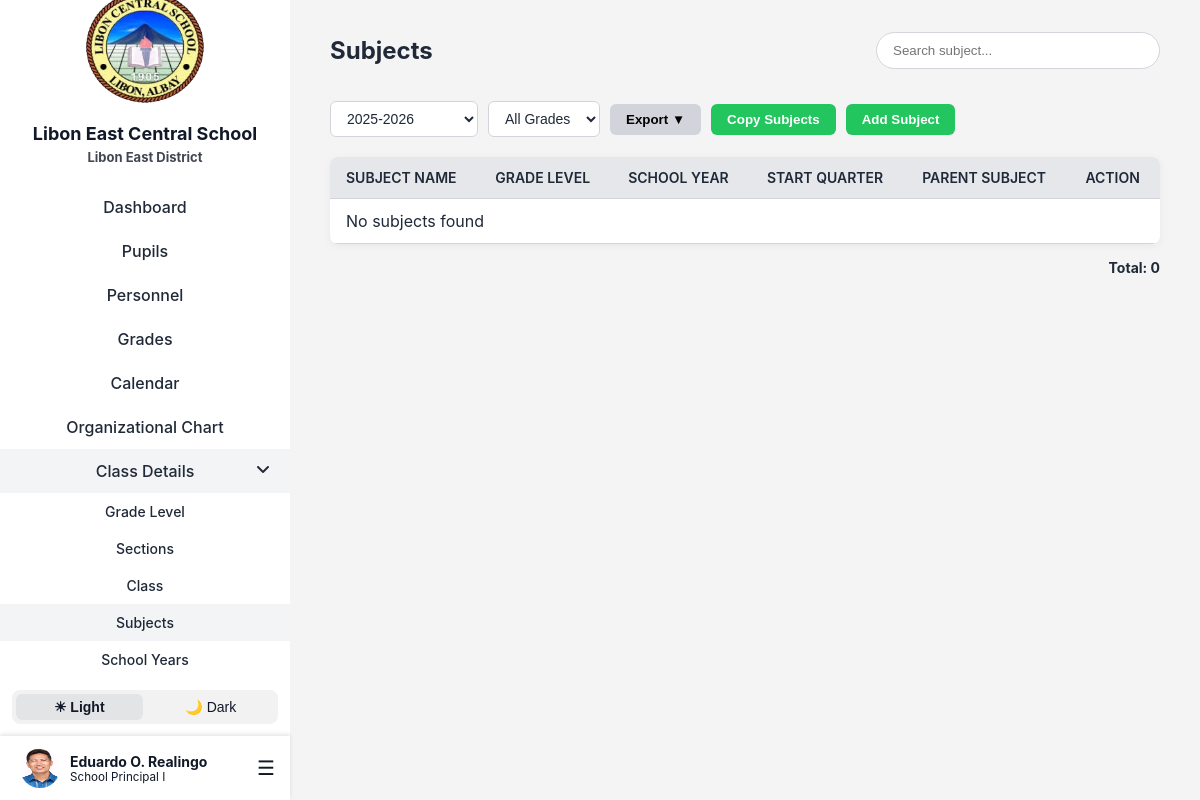
The page /Landing/Login/Page/adminSubjects.php (signed in) on the database its author committed.
### tables this page shows
CREATE TABLE `teachers` (
  `teacher_id` int(11) NOT NULL,
  `first_name` varchar(100) DEFAULT NULL,
  `middle_name` varchar(100) DEFAULT NULL,
  `last_name` varchar(100) DEFAULT NULL,
  `employee_no` varchar(20) DEFAULT NULL,
  `email` varchar(100) DEFAULT NULL,
  `password` varchar(255) DEFAULT NULL,
  `gender` enum('Male','Female','Other') DEFAULT NULL,
  `birthdate` date DEFAULT NULL,
  `age` int(11) DEFAULT NULL,
  `contact_no` varchar(20) DEFAULT NULL,
  `house_no_street` varchar(255) DEFAULT NULL,
  `barangay` varchar(255) DEFAULT NULL,
  `municipality` varchar(255) DEFAULT NULL,
  `province` varchar(255) DEFAULT NULL,
  `position` varchar(255) NOT NULL,
  `image` varchar(255) NOT NULL DEFAULT 'teacher.png',
  `user_type` char(1) NOT NULL DEFAULT 't' COMMENT 'a - admin\r\nt- teacher\r\nn- non-teaching',
  `user_status` char(1) NOT NULL DEFAULT 'a' COMMENT 'a - active\r\ni - inactive',
  `created_at` datetime DEFAULT current_timestamp(),
  `updated_at` datetime DEFAULT current_timestamp() ON UPDATE current_timestamp(),
  `created_by` int(11) DEFAULT NULL,
  `updated_by` int(11) DEFAULT NULL
);

### Landing/Login/Page/adminSubjects.php (the view, shortened to what this page needs)
<?php
include 'lecs_db.php';
$sy_res = $conn->query("SELECT * FROM school_years ORDER BY start_date DESC");
$school_years = $sy_res->fetch_all(MYSQLI_ASSOC);
if (!isset($_GET['sy_id']) && !empty($school_years)) {
    $current_sy = $school_years[0]['sy_id'];
} else {
    $current_sy = $_GET['sy_id'] ?? '';
}
?>
<!DOCTYPE html>
<html lang="en">
<head>
    <link rel="stylesheet" href="css/adminSubjects.css">
    <link rel="stylesheet" href="css/sidebar.css">
</head>
<body>
<div class="container">
<?php include 'sidebar.php'; ?>
<div class="main-content">
    <div class="header">
      <h1>Subjects</h1>
      <form method="GET" id="searchForm" style="margin:0;">
        <input type="text" name="search" placeholder="Search subject..."
          value="<?php echo isset($_GET['search']) ? htmlspecialchars($_GET['search']) : ''; ?>">
      </form>
    </div>
<div class="header-buttons">
  <form method="GET" id="filterForm" class="filter-form">
    <select name="sy_id" onchange="this.form.submit()">
      <?php foreach ($school_years as $sy): ?>
        <option value="<?= $sy['sy_id'] ?>" <?= ($current_sy == $sy['sy_id']) ? 'selected' : '' ?>>
          <?= htmlspecialchars($sy['school_year']) ?>
        </option>
      <?php endforeach; ?>
    </select>
    <select name="grade_id" onchange="this.form.submit()">
      <option value="">All Grades</option>
    </select>
  </form>
  <div class="export-dropdown">
    <button type="button" class="export-btn" onclick="toggleDropdown()">Export ▼</button>
  </div>
  <button type="button" class="add-btn" onclick="openCopyModal()">Copy Subjects</button>
  <button type="button" class="add-btn" onclick="openAddModal()">Add Subject</button>
</div>
    <table>
      <thead>
        <tr>
          <th>Subject Name</th>
          <th>Grade Level</th>
          <th>School Year</th>
          <th>Start Quarter</th>
          <th>Parent Subject</th>
          <th>Action</th>
        </tr>
      </thead>
      <tbody>
        <?php
        $where = "";
        $params = [];
        if ($current_sy !== '') {
          $where .= ($where ? " AND " : "WHERE ") . "s.sy_id = ?";
          $params[] = $current_sy;
        }
        $sql = "SELECT s.subject_id, s.subject_name, s.grade_level_id, s.sy_id, s.parent_subject_id, s.start_quarter,
                       g.level_name, sy.school_year, p.subject_name AS parent_name
                FROM subjects s
                JOIN grade_levels g ON s.grade_level_id = g.grade_level_id
                JOIN school_years sy ON s.sy_id = sy.sy_id
                LEFT JOIN subjects p ON s.parent_subject_id = p.subject_id
                $where
                ORDER BY sy.start_date DESC, g.level_name ASC, s.subject_name ASC";
        $stmt = $conn->prepare($sql);
        if (!empty($params)) {
          $types = str_repeat('s', count($params));
          $stmt->bind_param($types, ...$params);
        }
        $stmt->execute();
        $result = $stmt->get_result();
        if ($result && $result->num_rows > 0) {
          while ($row = $result->fetch_assoc()) {
            $parent_id = $row['parent_subject_id'] ? $row['parent_subject_id'] : 'null';
            echo "<tr>
                    <td>" . htmlspecialchars($row['subject_name']) . "</td>
                    <td>" . htmlspecialchars($row['level_name']) . "</td>
                    <td>" . htmlspecialchars($row['school_year']) . "</td>
                    <td>" . htmlspecialchars($row['start_quarter']) . "</td>
                    <td>" . ($row['parent_name'] ? htmlspecialchars($row['parent_name']) : '') . "</td>
                    <td class='action-btns'>
                      <button class='edit-btn' onclick=\"openEditModal({$row['subject_id']}, '" . addslashes($row['subject_name']) . "', {$row['grade_level_id']}, {$row['sy_id']}, {$parent_id}, '" . $row['start_quarter'] . "')\">Edit</button>
                      <button class='delete-btn' onclick=\"openDeleteModal({$row['subject_id']}, '" . addslashes($row['subject_name']) . "')\">Delete</button>
                    </td>
                  </tr>";
          }
        } else {
          echo "<tr><td colspan='6'>No subjects found</td></tr>";
        }
        ?>
      </tbody>
    </table>
    <div class="total-count">
      <?php
      $countWhere = preg_replace('/^WHERE /', '', $where);
      $countQuery = "SELECT COUNT(*) as total FROM subjects s
                     JOIN grade_levels g ON s.grade_level_id = g.grade_level_id
                     JOIN school_years sy ON s.sy_id = sy.sy_id
                     LEFT JOIN subjects p ON s.parent_subject_id = p.subject_id
                     " . ($countWhere ? "WHERE $countWhere" : "");
      $countStmt = $conn->prepare($countQuery);
      if (!empty($params)) {
        $types = str_repeat('s', count($params));
        $countStmt->bind_param($types, ...$params);
      }
      $countStmt->execute();
      $countResult = $countStmt->get_result();
      $countRow = $countResult->fetch_assoc();
      echo "Total: " . $countRow['total'];
      ?>
    </div>
</div>
</div>
</body>
</html>

### Landing/Login/Page/sidebar.php (shortened to what this page needs)
<?php
include 'lecs_db.php';
$current_page = basename($_SERVER['PHP_SELF']);
$classInfoPages = ['adminGradeLevel.php', 'adminSections.php', 'adminSubjects.php', 'adminSchoolYear.php', 'adminSectionName.php', 'adminOrganizationalChart'];
$isClassInfoActive = in_array($current_page, $classInfoPages);
if (!function_exists('arabic_to_roman')) {
    function arabic_to_roman($num) {
        $roman_numerals = [
            1000 => 'M', 900 => 'CM', 500 => 'D', 400 => 'CD',
            100 => 'C', 90 => 'XC', 50 => 'L', 40 => 'XL',
            10 => 'X', 9 => 'IX', 5 => 'V', 4 => 'IV', 1 => 'I'
        ];
        $roman = '';
        foreach ($roman_numerals as $value => $symbol) {
            while ($num >= $value) {
                $roman .= $symbol;
                $num -= $value;
            }
        }
        return $roman;
    }
}
if (!function_exists('format_position')) {
    function format_position($pos) {
        $is_principal = stripos($pos, 'principal') !== false;
        if (preg_match('/(.*) (\d+)$/', $pos, $matches)) {
            $base = $matches[1];
            $num = intval($matches[2]);
            $roman = arabic_to_roman($num);
            $new_pos = $base . ' ' . $roman;
        } else {
            $new_pos = $pos;
        }
        if ($is_principal) {
            $new_pos = 'School ' . $new_pos;
        }
        return $new_pos;
    }
}
$admin_id = isset($_SESSION['teacher_id']) ? intval($_SESSION['teacher_id']) : 0;
$adminData = [
    'first_name' => 'Admin',
    'middle_name' => '',
    'last_name' => 'User',
    'position' => 'Administrator',
    'image' => 'teacher.png'
];
if ($admin_id > 0 && $_SESSION['user_type'] === 'a') {
    $stmt = $conn->prepare("SELECT first_name, middle_name, last_name, position, image FROM teachers WHERE teacher_id = ?");
    $stmt->bind_param("i", $admin_id);
    $stmt->execute();
    $res = $stmt->get_result();
    if ($res && $res->num_rows > 0) {
        $adminData = $res->fetch_assoc();
    }
}
$middle_initial = !empty($adminData['middle_name']) ? substr($adminData['middle_name'], 0, 1) . '.' : '';
$full_name = trim($adminData['first_name'] . ' ' . $middle_initial . ' ' . $adminData['last_name']);
?>
<link rel="stylesheet" href="css/all.min.css">
<link rel="stylesheet" href="css/sidebar.css">
<div class="sidebar">
    <div class="sidebar-top">
        <img class="logo" src="images/lecs-logo no bg.png" alt="School Logo">
        <h2>Libon East Central School</h2>
        <small class="east">Libon East District</small>
        <div class="nav-links">
            <a href="adminDashboard.php" class="<?= ($current_page == 'adminDashboard.php') ? 'active' : '' ?>">Dashboard</a>
            <a href="adminPupils.php" class="<?= ($current_page == 'adminPupils.php' || $current_page == 'add_pupil.php' || $current_page == 'adminPupilsProfile.php') ? 'active' : '' ?>">Pupils</a>
            <a href="adminTeachers.php" class="<?= ($current_page == 'adminTeachers.php' || $current_page == 'add_teacher.php' || $current_page == 'edit_teacher.php') ? 'active' : '' ?>">Personnel</a>
            <a href="adminGrades.php" class="<?= ($current_page == 'adminGrades.php' || $current_page == 'adminViewGrades.php') ? 'active' : '' ?>">Grades</a>
            <a href="adminEventCalendar.php" class="<?= ($current_page == 'adminEventCalendar.php') ? 'active' : '' ?>">Calendar</a>
            <a href="adminOrganizationalChart.php" class="<?= ($current_page == 'adminOrganizationalChart.php') ? 'active' : '' ?>">Organizational Chart</a>
            <a href="#" id="classInfoLink" class="class-info <?= $isClassInfoActive ? 'active' : '' ?>">
                <span>Class Details</span>
                <i id="classInfoIcon" class="fa-solid <?= $isClassInfoActive ? 'fa-angle-down' : 'fa-angle-right' ?>"></i>
            </a>
            <div id="classInfoSubmenu" class="submenu <?= $isClassInfoActive ? 'show' : '' ?>">
                <a href="adminGradeLevel.php" class="<?= ($current_page == 'adminGradeLevel.php') ? 'active' : '' ?>">Grade Level</a>
                <a href="adminSectionName.php" class="<?= ($current_page == 'adminSectionName.php') ? 'active' : '' ?>">Sections</a>
                <a href="adminSections.php" class="<?= ($current_page == 'adminSections.php') ? 'active' : '' ?>">Class</a>
                <a href="adminSubjects.php" class="<?= ($current_page == 'adminSubjects.php') ? 'active' : '' ?>">Subjects</a>
                <a href="adminSchoolYear.php" class="<?= ($current_page == 'adminSchoolYear.php') ? 'active' : '' ?>">School Years</a>
            </div>
        </div>
    </div>
    <div class="sidebar-bottom">
        <div class="toggle-mode">
            <button class="toggle-btn light-mode" onclick="setMode('light')">☀ Light</button>
            <button class="toggle-btn dark-mode" onclick="setMode('dark')">🌙 Dark</button>
        </div>
        <div class="profile-menu">
            <div class="profile">
                <img src="Uploads/teachers/<?= htmlspecialchars($adminData['image']) ?>" alt="Profile Picture">
                <div class="profile-info">
                    <strong><?= htmlspecialchars($full_name) ?></strong>
                    <small><?= htmlspecialchars(format_position($adminData['position'])) ?></small>
                </div>
            </div>
            <div class="burger" role="button" aria-label="Open menu" tabindex="0">&#9776;</div>
        </div>
    </div>
</div>

### Landing/Login/Page/css/adminSubjects.css (style rules this page uses)
:root { --primary-color: #2563eb; --primary-hover: #1d4ed8; --success-color: #22c55e; --danger-color: #ef4444; --background-light: #f4f4f5; --background-dark: #1e293b; --sidebar-light: #ffffff; --sidebar-dark: #0f172a; --text-light: #1f2937; --text-dark: #f1f5f9; --accent: #e5e7eb; --border-color: #d1d5db; --card-dark: #334155; --card-light: #ffffff; --hover-light: #e5e7eb; --hover-dark: #475569; --border-light: #d1d5db; --border-dark: #475569; }
body { margin: 0; font-family: 'Inter', sans-serif; transition: background-color 0.3s, color 0.3s; }
:root.light { background-color: var(--background-light); color: var(--text-light); }
.container { display: flex; min-height: 100vh; }
.main-content { flex: 1; padding: 20px 40px; margin-left: 290px; transition: background-color 0.3s, color 0.3s; }
.header { display: flex; justify-content: space-between; align-items: center; margin-bottom: 20px; }
.header h1 { font-size: 24px; font-weight: 700; }
.header input[type="text"] { padding: 10px 16px; border-radius: 20px; border: 1px solid var(--border-color); outline: none; width: 250px; transition: border 0.3s, box-shadow 0.3s; }
.header-buttons { display: flex; gap: 10px; margin-bottom: 20px; align-items: center; }
.header-buttons select { padding: 8px 16px; border-radius: 6px; border: 1px solid var(--border-color); background-color: var(--card-light); color: var(--text-light); font-size: 14px; cursor: pointer; transition: background-color 0.3s, border-color 0.3s; }
.filter-form { display: flex; gap: 10px; align-items: center; }
.filter-form select { padding: 8px 12px; border-radius: 6px; border: 1px solid var(--border-color); background: var(--card-light); color: var(--text-light); font-size: 14px; cursor: pointer; transition: border 0.3s, background 0.3s; }
.header-buttons button { padding: 8px 16px; border: none; border-radius: 6px; cursor: pointer; font-weight: 600; transition: background 0.3s, transform 0.1s; }
.export-btn { background-color: #d1d5db; }
.add-btn { background-color: var(--success-color); color: white; }
table { width: 100%; border-collapse: collapse; background-color: var(--sidebar-light); border-radius: 8px; overflow: hidden; box-shadow: 0 2px 8px rgba(0,0,0,0.05); }
th, td { padding: 12px 16px; text-align: left; border-bottom: 1px solid var(--border-color); }
th { background-color: var(--accent); font-weight: 600; font-size: 14px; text-transform: uppercase; }
.total-count { text-align: right; margin-top: 15px; font-weight: bold; font-size: 14px; }
.export-dropdown { position: relative; display: inline-block; }
.show { display: block; }

### rows shown on the page
teachers: image (picture), full_name "Eduardo O. Realingo", position "School Principal I"

### other values the page prints
$countRow['total'] "0"
form field sy_id "2025-2026"
